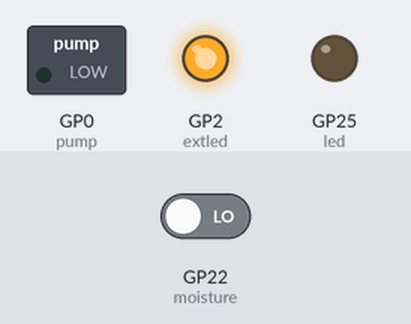
The program below on a simulated Raspberry Pi Pico running MicroPython. On the bench: switched loads named in the program (green lamp = pin HIGH), output pins drawn as LEDs (lit = HIGH). Inputs (shaded band) come from the test bench; at power-on: GP22 (moisture) LOW. The clock reads 2024-03-15 10:24:30 at power-on unless the program sets it; library files of the repository ran but are not shown: ds3231_i2c.py; pins used as bus, display or sensor lines are not drawn.

Above: at 16.0 s.
Timing chart, 0 to 35.5 s (numbered marks = the images above):
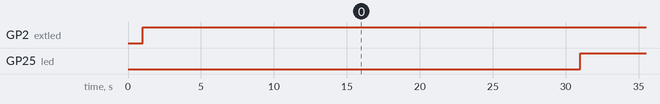

Measured:
- by itself, GP2 (extled): LOW → HIGH at 1.0 s
- by itself, GP25 (led): alternates HIGH for 5.0 s and LOW for 25.0 s

The program:

main.py
```python
# Import libraries
import time, utime
from machine import Pin, I2C, Timer
from ds3231_i2c import DS3231_I2C

# Set DS I2C ID, SDA, SCL respective pins and uses default frequency (freq=400000)
ds_i2c = I2C(0,sda=Pin(16), scl=Pin(17))
ds = DS3231_I2C(ds_i2c)
# Uncomment the two lines below to set time        0   1   2     3                              4    5    6
#current_time = b'\x00\x11\x13\x07\x24\x07\x21' # sec\min\hour\week(Sunday = 1 - Saturday = 7)\day\month\year
#ds.set_time(current_time)
# Once time is set, you can delete or recomment the 2 lines above.
# Define the name of week days list. Uncomment if you want to change what days the External LED turns on. Otherwise the current code will turn on every day
#w  = ["Sunday","Monday","Tuesday","Wednesday","Thurday","Friday","Saturday"];

# Set GP25 onboard LED output
led = Pin(25, Pin.OUT)
# Set GP22 as moisture sensor input
moisture = Pin(22,Pin.IN)
# Set GP1 as moisture sensor power relay 2 output
sensor_power = Pin(1,Pin.OUT)
# Set GP0 for water pump relay 1 output
pump = Pin(0,Pin.OUT)
# Set GP2 for external LED relay 3 output
extled = Pin(2, Pin.OUT)
# Watering time in seconds
water = 3
#extled(True)
try:
    sensor_power(True)
    time.sleep(1)
    if moisture.value() == 1:
        pump(True)
        time.sleep(water)
        pump(False)
    sensor_power(False)

    minutes = 60
    hours = 60*minutes
    # Set number of hours in downtime between readings
    downtime = 12*hours
    #Set number of seconds in between powering on and off the onboard led. Useful to visually see if the code is running
    led_cycle = 30

    tim1 = Timer()
    tim2 = Timer()

    def tick(timer):
        sensor_power(True)
        time.sleep(1)
        if moisture.value() == 1:
            pump(True)
            time.sleep(water)
            pump(False)
        sensor_power(False)
    tim1.init(freq=1/downtime, mode=Timer.PERIODIC, callback=tick)

    def LED(timer):
        led(True)
        time.sleep(5)
        led(False)
    tim2.init(freq=1/led_cycle, mode=Timer.PERIODIC, callback=LED)

    while True:
        t = ds.read_time()
        # Replace numbers inside quotation marks with military time to set External LED on and off times
        hour_on = int("7", 16)
        minute_on = int("00", 16)
        hour_off = int("19", 16)
        minute_off = int("00", 16)
        if hour_off > (t[2]) >= hour_on and (t[1]) >= minute_on:
            extled(True)

        elif (t[2]) == hour_off and (t[1]) == minute_off:
            extled(False)

finally:
    led(False)
    extled(False)
    sensor_power(False)
    pump(False)
```
